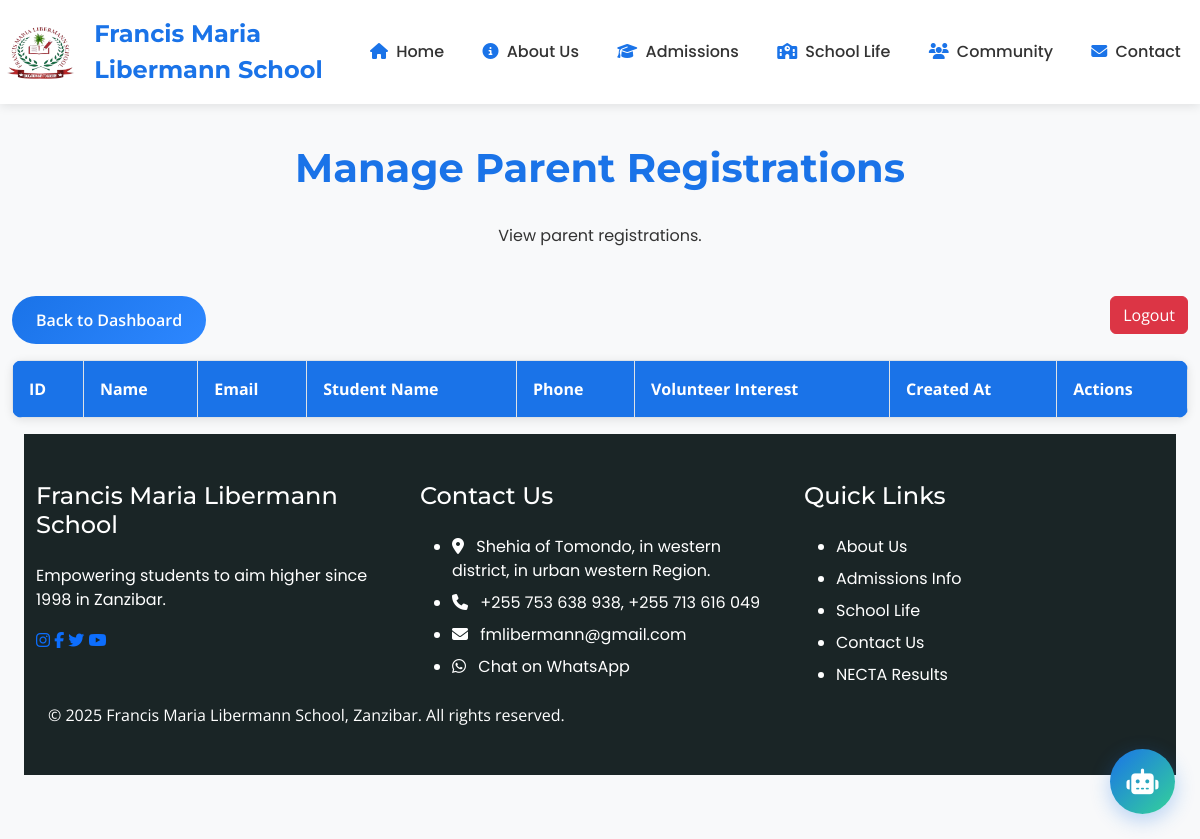
Before: /admin/parents (signed in) with the older database file.
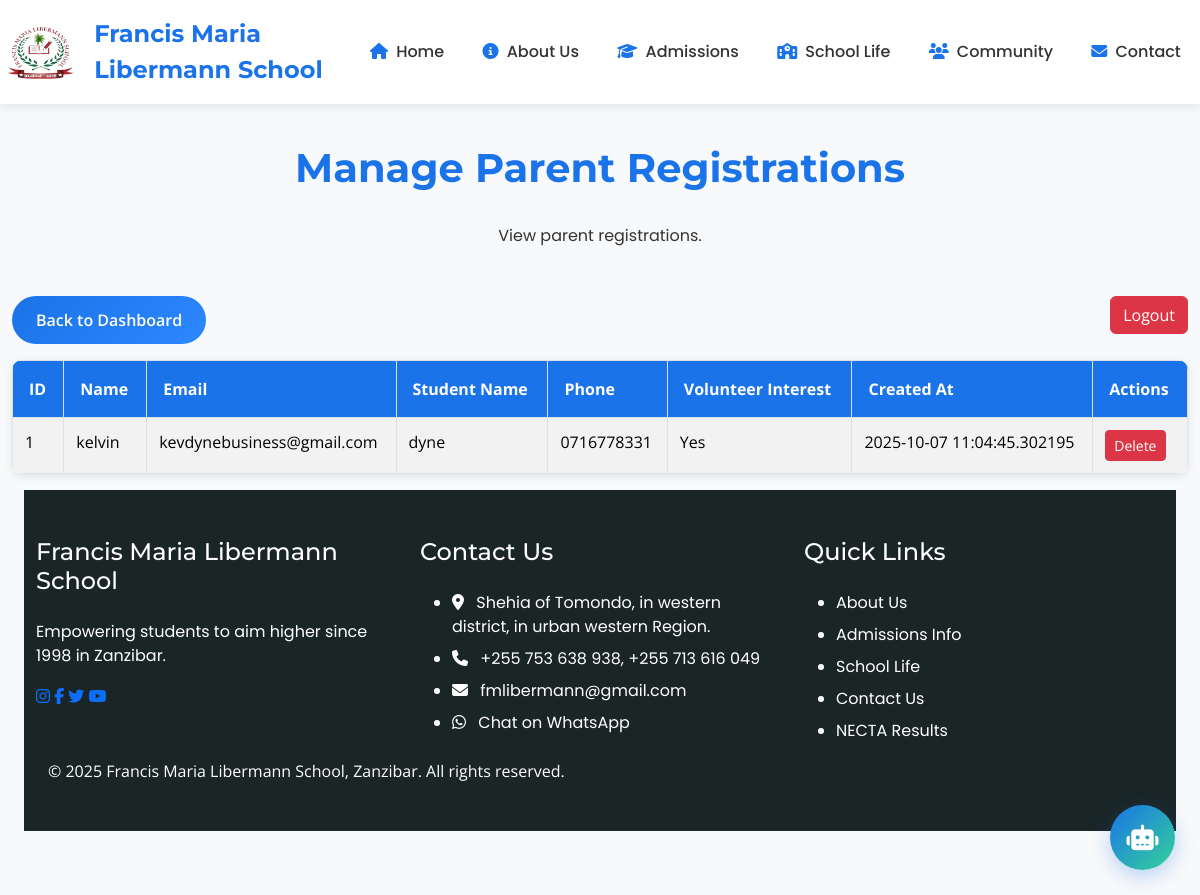
After: the same page with the newer database file.
### app/models.py (models this page shows, shortened)
class Parent(db.Model):
    id = db.Column(db.Integer, primary_key=True)
    name = db.Column(db.String(100), nullable=False)
    email = db.Column(db.String(120), nullable=False)
    student_name = db.Column(db.String(100))
    phone = db.Column(db.String(15))
    volunteer_interest = db.Column(db.Boolean, default=False)
    created_at = db.Column(db.DateTime, default=datetime.utcnow)

### app/routes.py (the view, shortened to what this page needs)
@main.route('/admin/parents', methods=['GET', 'POST'])
@login_required
def admin_parents():
    search_query = request.form.get('search', '') if request.method == 'POST' else ''
    if search_query:
        parents = Parent.query.filter(
            (Parent.name.ilike(f'%{search_query}%')) |
            (Parent.email.ilike(f'%{search_query}%')) |
            (Parent.student_name.ilike(f'%{search_query}%'))
        ).all()
    else:
        parents = Parent.query.all()
    return render_template('admin_parents.html', parents=parents, search_query=search_query)

### app/templates/admin_parents.html
{% extends "base.html" %}
{% block content %}
<section class="section bg-light">
    <div class="container">
        <h2 class="section-title">Manage Parent Registrations</h2>
        <p class="text-center mb-5">View parent registrations.</p>
        <div class="row mb-3">
            <div class="col-md-12">
                <a href="{{ url_for('main.admin_dashboard') }}" class="btn btn-primary">Back to Dashboard</a>
                <a href="{{ url_for('main.admin_logout') }}" class="btn btn-danger float-end">Logout</a>
            </div>
        </div>
 <div class="row">
    <div class="col-md-12">
        <table class="table table-bordered table-striped">
            <thead>
                <tr>
                    <th>ID</th>
                    <th>Name</th>
                    <th>Email</th>
                    <th>Student Name</th>
                    <th>Phone</th>
                    <th>Volunteer Interest</th>
                    <th>Created At</th>
                    <th>Actions</th>
                </tr>
            </thead>
            <tbody>
                {% for parent in parents %}
                <tr>
                    <td>{{ parent.id }}</td>
                    <td>{{ parent.name }}</td>
                    <td>{{ parent.email }}</td>
                    <td>{{ parent.student_name }}</td>
                    <td>{{ parent.phone }}</td>
                    <td>{{ 'Yes' if parent.volunteer_interest else 'No' }}</td>
                    <td>{{ parent.created_at }}</td>
                    <td>
                        <form method="POST" action="{{ url_for('main.delete_parent', parent_id=parent.id) }}"
                              onsubmit="return confirm('Are you sure you want to delete this parent registration?');"
                              class="inline-form">
                            <button type="submit" class="btn btn-danger btn-sm">Delete</button>
                        </form>
                    </td>
                </tr>
                {% endfor %}
            </tbody>
        </table>
    </div>
</div>
{% endblock %}

### app/templates/base.html (shortened to what this page needs)
<!DOCTYPE html>
<html lang="en">
<head>
    <link rel="stylesheet" href="https://cdnjs.cloudflare.com/ajax/libs/font-awesome/6.5.1/css/all.min.css">
    <link href="https://cdn.jsdelivr.net/npm/bootstrap@5.3.3/dist/css/bootstrap.min.css" rel="stylesheet">
    <link rel="stylesheet" href="https://unpkg.com/aos@2.3.1/dist/aos.css">
    <link rel="stylesheet" href="{{ url_for('static', filename='styles.css') }}">
</head>
<body>
    <div id="content" style="display: none;">
        <nav class="navbar navbar-expand-lg navbar-light fixed-top" id="mainNav">
            <div class="container">
                <a class="navbar-brand" href="{{ url_for('main.index') }}" data-translate="Francis Maria Libermann School">
                    <img src="{{ url_for('static', filename='assets/logo.jpeg') }}" alt="FML Logo">
                    Francis Maria <br> Libermann School
                </a>
                <div class="collapse navbar-collapse" id="navbarNav">
                    <ul class="navbar-nav ms-auto">
                        <li class="nav-item">
                            <a class="nav-link {% if current_page == 'index' %}active{% endif %}" href="{{ url_for('main.index') }}" data-translate="Home">
                                <i class="fas fa-home me-1"></i> Home
                            </a>
                        </li>
                        <li class="nav-item">
                            <a class="nav-link {% if current_page == 'about' %}active{% endif %}" href="{{ url_for('main.index') }}about" data-translate="About Us">
                                <i class="fas fa-info-circle me-1"></i> About Us
                            </a>
                        </li>
                        <li class="nav-item">
                            <a class="nav-link {% if current_page == 'admissions' %}active{% endif %}" href="{{ url_for('main.admissions') }}" data-translate="Admissions">
                                <i class="fas fa-graduation-cap me-1"></i> Admissions
                            </a>
                        </li>
                        <li class="nav-item">
                            <a class="nav-link {% if current_page == 'school-life' %}active{% endif %}" href="{{ url_for('main.school_life') }}" data-translate="School Life">
                                <i class="fas fa-school me-1"></i> School Life
                            </a>
                        </li>
                        <li class="nav-item">
                            <a class="nav-link {% if current_page == 'community' %}active{% endif %}" href="{{ url_for('main.community') }}" data-translate="Community">
                                <i class="fas fa-users me-1"></i> Community
                            </a>
                        </li>
                        <li class="nav-item">
                            <a class="nav-link {% if current_page == 'contact' %}active{% endif %}" href="{{ url_for('main.contact') }}" data-translate="Contact">
                                <i class="fas fa-envelope me-1"></i> Contact
                            </a>
                        </li>
                    </ul>
                </div>
            </div>
        </nav>
        {% block content %}{% endblock %}
        <footer class="footer">
            <div class="container">
                <div class="row">
                    <div class="col-lg-4 mb-4 mb-lg-0">
                        <h4 data-translate="Francis Maria Libermann School">Francis Maria Libermann School</h4>
                        <p data-translate="Empowering students to aim higher since 1998 in Zanzibar.">
                            Empowering students to aim higher since 1998 in Zanzibar.
                        </p>
                        <div class="social-links">
                            <a href="https://www.instagram.com/fmlibermann/?hl=en" target="_blank" aria-label="Instagram"><i class="fab fa-instagram"></i></a>
                            <a href="#" aria-label="Facebook"><i class="fab fa-facebook-f"></i></a>
                            <a href="#" aria-label="Twitter"><i class="fab fa-twitter"></i></a>
                            <a href="#" aria-label="YouTube"><i class="fab fa-youtube"></i></a>
                        </div>
                    </div>
                    <div class="col-lg-4 mb-4 mb-lg-0">
                        <h4 data-translate="Contact Us">Contact Us</h4>
                        <ul class="footer-links">
                            <li><i class="fas fa-map-marker-alt me-2" aria-hidden="true"></i> <span data-translate="Shehia of Tomondo, in western district, in urban western Region.">Shehia of Tomondo, in western district, in urban western Region.</span></li>
                            <li><i class="fas fa-phone me-2" aria-hidden="true"></i> <span data-translate="+255 753 638 938, +255 713 616 049">+255 753 638 938, +255 713 616 049</span></li>
                            <li><i class="fas fa-envelope me-2" aria-hidden="true"></i>
                                <a href="{{ url_for('main.contact') }}" data-translate="Contact Us">fmlibermann@gmail.com</a>
                            </li>
                            <li><i class="fab fa-whatsapp me-2" aria-hidden="true"></i> <a href="https://wa.me/255753638938?text=Hello,%20I%20need%20assistance%20with%20Francis%20Maria%20Libermann%20School!" target="_blank" data-translate="Chat on WhatsApp">Chat on WhatsApp</a></li>
                        </ul>
                    </div>
                    <div class="col-lg-4">
                        <h4 data-translate="Quick Links">Quick Links</h4>
                        <ul class="footer-links">
                            <li><a href="{{ url_for('main.index') }}about" data-translate="About Us">About Us</a></li>
                            <li><a href="{{ url_for('main.admissions') }}" data-translate="Admissions Info">Admissions Info</a></li>
                            <li><a href="{{ url_for('main.school_life') }}" data-translate="School Life">School Life</a></li>
                            <li><a href="{{ url_for('main.contact') }}" data-translate="Contact Us">Contact Us</a></li>
                            <li><a href="https://matokeo.necta.go.tz/" target="_blank" data-translate="NECTA Results">NECTA Results</a></li>
                        </ul>
                    </div>
                </div>
                <div class="copyright" data-translate="© 2025 Francis Maria Libermann School, Zanzibar. All rights reserved.">
                    © 2025 Francis Maria Libermann School, Zanzibar. All rights reserved.
                </div>
            </div>
        </footer>
        <div class="chatbot">
            <button class="chatbot-toggle" id="chatbotToggle" aria-label="Open Chatbot">
                <i class="fas fa-robot" aria-hidden="true"></i>
            </button>
        </div>
    </div>
</body>
</html>

### app/static/styles.css (style rules this page uses)
.navbar-collapse.collapse:not(.show) { display: block !important; }
.navbar .container { padding-left: 0; padding-right: 0; max-width: 100%; }
:root { --container-padding: 1.5rem; }
body { font-family: 'Open Sans', sans-serif; color: #333; margin: 0; padding: 80px 0 0 0; overflow-x: hidden; overflow-y: hidden; transition: overflow-y 0.3s ease; line-height: 1.5; }
body.loaded { overflow-y: auto; }
.container { width: 100%; max-width: 1200px; margin: 0 auto; padding: 0 var(--container-padding); }
h1, h2, h3, h4, h5, h6 { font-family: 'Montserrat', sans-serif; margin-bottom: 1rem; }
p, a, li { font-family: 'Poppins', sans-serif; }
#content { opacity: 0; transition: opacity 0.5s ease; }
#content.visible { opacity: 1; }
.navbar { transition: all 0.3s ease; background: rgba(255, 255, 255, 0.95); box-shadow: 0 2px 10px rgba(0, 0, 0, 0.1); position: fixed; width: 100%; z-index: 1000; }
.navbar-brand { font-family: 'Montserrat', sans-serif; font-weight: 700; font-size: 1.5rem; color: #1a73e8 !important; transition: color 0.3s ease; display: flex; align-items: center; }
.navbar-brand img { height: 65px; margin-right: 12px; margin-left: 0; padding-left: 0; display: inline-block; vertical-align: middle; transition: height 0.3s ease; }
.nav-item { position: relative; }
.nav-link { font-family: 'Poppins', sans-serif; font-weight: 500; font-size: 1rem; color: #333 !important; padding: 10px 15px; transition: color 0.3s ease; position: relative; display: inline-block; }
.nav-link i { color: #1a73e8; transition: color 0.3s ease; }
.nav-link::after { content: ''; position: absolute; width: 0; height: 2px; bottom: 0; left: 0; background-color: #1a73e8; transition: width 0.3s ease; }
.section { padding: clamp(3rem, 8vw, 5rem) 0; }
.section-title { font-size: clamp(2rem, 4vw, 2.5rem); font-weight: 700; text-align: center; margin-bottom: clamp(2rem, 6vw, 3rem); color: #1a73e8; line-height: 1.2; }
.row { display: flex; flex-wrap: wrap; margin: 0 calc(var(--container-padding) * -1); }
.footer { background: #1a2526; color: #fff; padding: 3rem 0; }
.footer h4 { font-size: 1.5rem; margin-bottom: 1.5rem; }
.footer-links li { margin-bottom: 0.5rem; }
.footer-links a { color: #fff; text-decoration: none; transition: color 0.3s ease; }
.chatbot { position: fixed; bottom: 25px; right: 25px; z-index: 1000; }
.chatbot-toggle { background: linear-gradient(135deg, #1a73e8, #34d399); border: none; border-radius: 50%; width: 65px; height: 65px; color: white; font-size: 1.6rem; cursor: pointer; box-shadow: 0 6px 20px rgba(26, 115, 232, 0.3); transition: all 0.4s cubic-bezier(0.175, 0.885, 0.32, 1.275); display: flex; align-items: center; justify-content: center; position: relative; overflow: hidden; }
.chatbot-toggle::before { content: ''; position: absolute; top: 0; left: -100%; width: 100%; height: 100%; background: linear-gradient(90deg, transparent, rgba(255,255,255,0.3), transparent); transition: left 0.6s; }
.navbar-nav { display: flex; align-items: center; width: 100%; }
.navbar-brand { font-family: 'Montserrat', sans-serif; font-weight: 700; font-size: 1.5rem; color: #1a73e8 !important; transition: color 0.3s ease; display: flex; align-items: center; padding: 0.5rem 0; }
.navbar-brand img { height: 65px; margin-right: 12px; transition: height 0.3s ease; }
.navbar-nav .nav-item { margin: 0 0.3rem; }
.navbar-nav .nav-link { padding: 10px 16px !important; border-radius: 8px; transition: all 0.3s ease; }
@media (min-width: 992px) { .navbar-nav { justify-content: flex-end; } }
@media (min-width: 992px) { .navbar-nav .nav-item:not(.contact-item) { margin: 0 0.2rem; } }
html { height: 100%; }
body { min-height: 100%; display: flex; flex-direction: column; }
#content { flex: 1 0 auto; display: flex; flex-direction: column; }
.footer { flex-shrink: 0; margin-top: auto; }
.section-title { color: #1a73e8; margin-bottom: 2rem; text-align: center; }
.table { border-radius: 10px; overflow: hidden; box-shadow: 0 2px 10px rgba(0,0,0,0.1); }
.table th { background-color: #1a73e8; color: white; padding: 1rem; }
.table td { padding: 0.75rem; }
.btn-primary { background: linear-gradient(135deg, #1a73e8, #2d87ff); border: none; padding: 0.75rem 1.5rem; border-radius: 25px; font-weight: 600; transition: all 0.3s ease; }
.section { padding: 4rem 0; }
.bg-light { background-color: #f8f9fa !important; }

Changed rows visible on the page:
added Parent: id "1", name "kelvin", email "kevdynebusiness@gmail.com", student_name "dyne", phone "0716778331", volunteer_interest "Yes", created_at "2025-10-07 11:04:45.302195"
